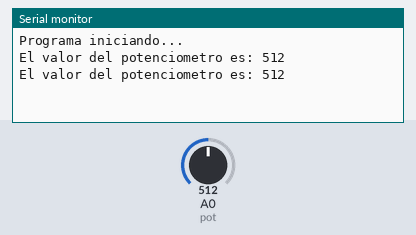
The sketch below on a simulated Arduino Uno, built with avr-gcc and run on an emulated ATmega328P. Shown: the last lines printed to the serial monitor. The inputs (shaded band) are chosen by the test bench; at power-on: A0 (pot) = 512.

Above: at 2.8 s.
2.9 s: A0 (pot) set to 716
At 3.8 s:
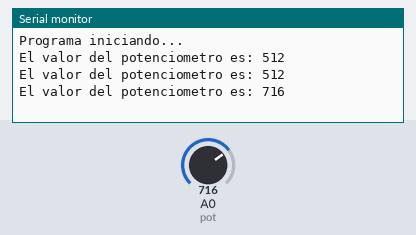
4.4 s: A0 (pot) set to 900
At 5.8 s:
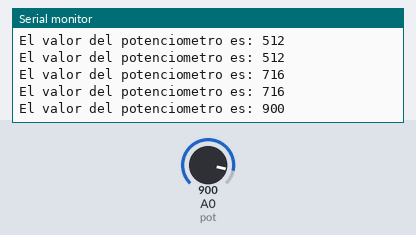
Timing chart, 0 to 7.4 s (numbered marks = the images above; inputs shaded):
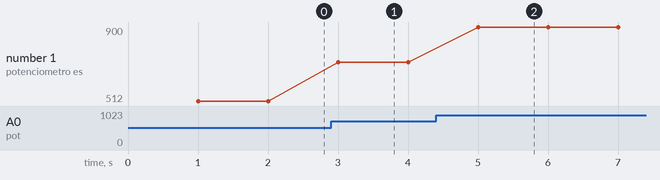

The sketch:

analog2.ino
```cpp
//Definimos el puerto de lectura analogica
const int pot = A0;

//Valor de lectura analogica
int potVal = 0;

//Variables de inicio y fin cuenta
long inicio;

void setup() {
  //Iniciamos configuracion serial
  Serial.begin(9600);
  Serial.println("Programa iniciando...");

  inicio = millis();
}

void loop() {
  if((millis() - inicio) >= 1000)
  {
    //Leer el valor analogico del potenciometro
    potVal = analogRead(pot);

    //Imprimimos el valor del potenciometro
    Serial.print("El valor del potenciometro es: ");
    Serial.println(potVal);
    inicio = millis();
  }
}
```

Measured:
- after the input at 2.9 s, the serial monitor: prints a new line after 0.10 s (image 1)
- after the input at 4.4 s, the serial monitor: prints a new line after 0.60 s (image 2)
- plotted number 1: 512 → 716 after the input at 2.9 s, 716 → 900 after the input at 4.4 s
